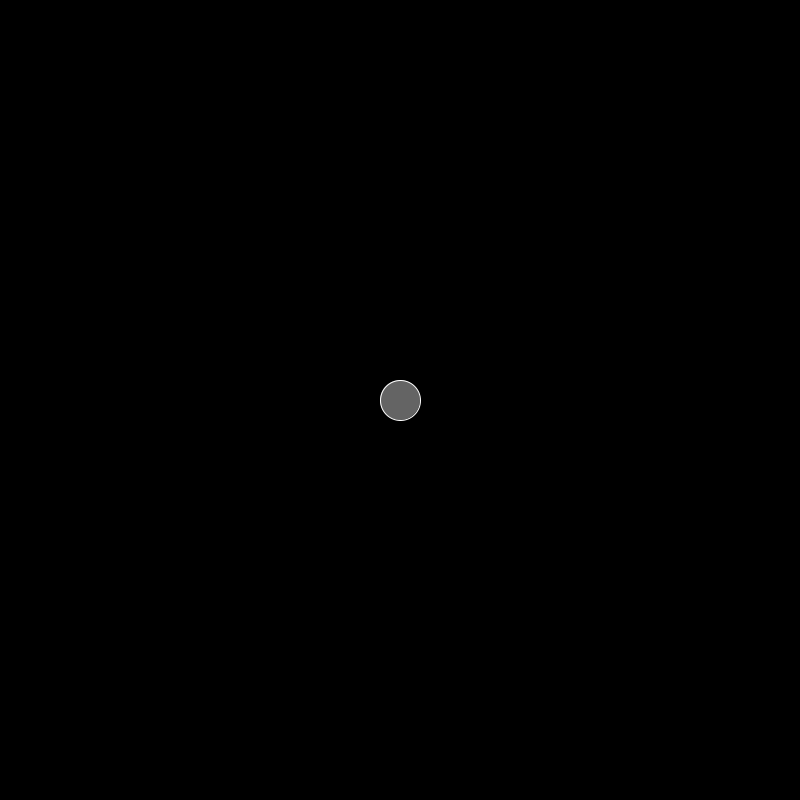
Frame 1 (no input)
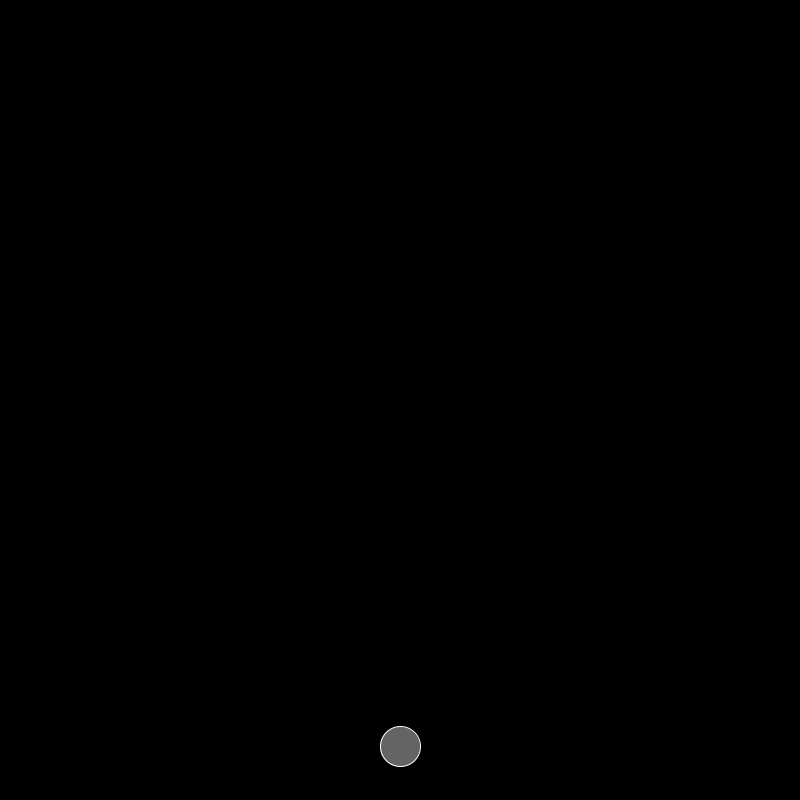
Frame 60 (the mouse pressed at the canvas centre just before this capture)
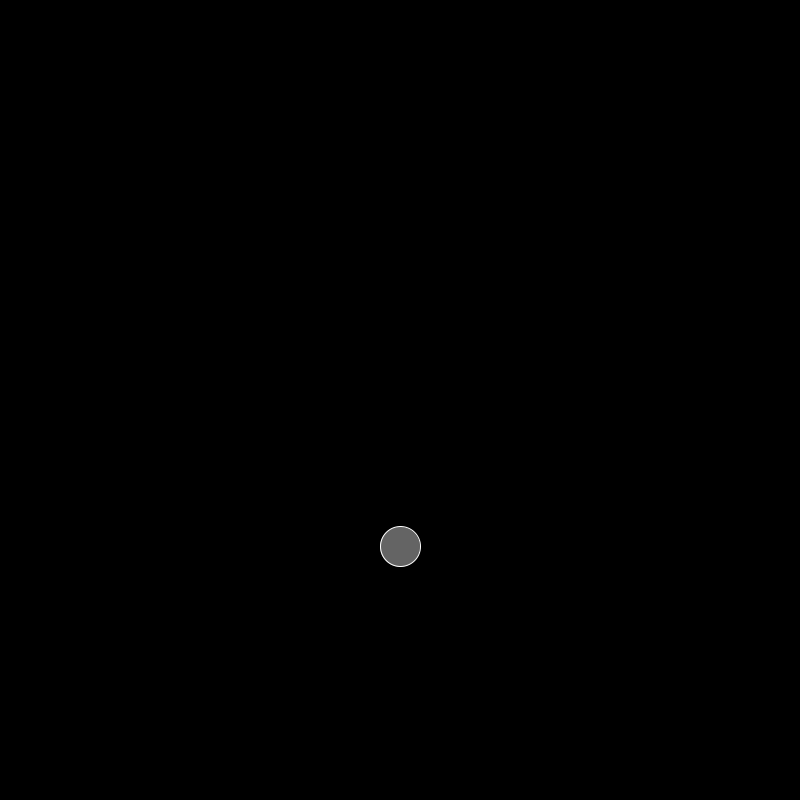
Frame 120 (the mouse held since frame 60 and released just before this capture)

The Processing sketch that drew these frames (run headless with seeded random() and noise(); from frame 60 on, the mouse is pressed at the canvas centre):

// Processing sketch: Fources
// ── Fources.pde
PVector pushUp = new PVector(0, -0.2);
float x, y;

Object ball;
void setup() {
  //fullScreen();
  size(800, 800);
  frameRate(60);
  
  ball = new Object();
}


void draw() {  
  background(0);

  PVector push = new PVector(x, y);
  ball.applyForce(push);
  
  PVector gravity = new PVector(0, 0.2);
  ball.applyForce(gravity);

  ball.display();
  ball.motion();
  ball.boundary();
}

void keyPressed() {

  if ( key == CODED ) {
    if (keyCode == UP ) {
      y = -0.2;
    }
    if (keyCode == DOWN ) {
      y = 0.2;
    }
    if (keyCode == RIGHT ) {
      x = 0.2;
    }
    if (keyCode == LEFT ) {
      x = -0.2;
    }
  }
}

void keyReleased() {
  x = 0;
  y = 0;
}

// ── Object.pde
class Object {
  PVector acceleration, velocity, displacement;
  int radius;


  Object() {
    displacement = new PVector(width/2, height/2);
    velocity = new PVector(0, 0);
    acceleration = new PVector(0, 0);

    radius = 20;
  }

  void display() {
    stroke(255);
    fill(100);
    ellipse(displacement.x, displacement.y, 2 * radius, 2 * radius);
  }

  void applyForce(PVector force) {
    acceleration.add(force);
  }

  void motion() {
    velocity.limit(10);
    velocity.add(acceleration);
    displacement.add(velocity);
    acceleration.mult(0);
  }

  void boundary() {
    if ( displacement.x > width - radius|| displacement.x < radius ) {
      velocity.x = -velocity.x;
    }
    
    if ( displacement.y > height - radius|| displacement.y < radius ) {
      velocity.y = -velocity.y;
    }
  }
}
